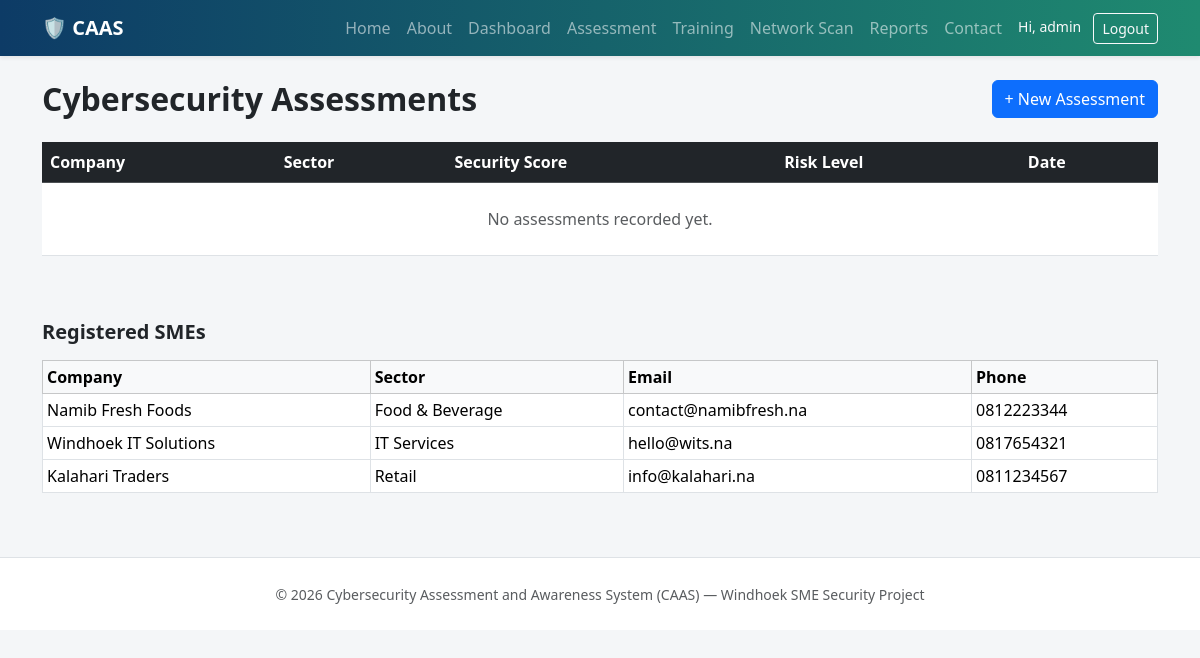
Page /assessment (signed in) on the committed database.
### tables this page shows
CREATE TABLE SMEs (
            id INTEGER PRIMARY KEY AUTOINCREMENT,
            company_name TEXT NOT NULL,
            sector TEXT,
            address TEXT,
            email TEXT,
            phone TEXT,
            assessment_date TEXT
        );

### app.py (the view)
@app.route("/assessment")
@login_required
def assessment():
    smes = models.get_all_smes()
    assessments = models.get_all_assessments()
    return render_template("assessment.html", smes=smes, assessments=assessments)

### app.py (called while the page is built)
def login_required(view):
    @wraps(view)
    def wrapped(*args, **kwargs):
        if "user_id" not in session:
            flash("Please log in to continue.", "warning")
            return redirect(url_for("login"))
        return view(*args, **kwargs)
    return wrapped

@app.context_processor
def inject_user():
    return {"current_user": session.get("username")}

### database/models.py (called while the page is built)
def get_db_connection():
    conn = sqlite3.connect(DB_PATH)
    conn.row_factory = sqlite3.Row
    conn.execute("PRAGMA foreign_keys = ON")
    return conn

def get_all_smes():
    conn = get_db_connection()
    rows = conn.execute("SELECT * FROM SMEs ORDER BY id DESC").fetchall()
    conn.close()
    return rows

def get_all_assessments():
    conn = get_db_connection()
    rows = conn.execute(
        """SELECT Assessment.*, SMEs.company_name, SMEs.sector
           FROM Assessment JOIN SMEs ON Assessment.sme_id = SMEs.id
           ORDER BY Assessment.assessment_id DESC"""
    ).fetchall()
    conn.close()
    return rows

### templates/assessment.html (shortened to what this page needs)
{% extends "layout.html" %}
{% block content %}
<div class="d-flex justify-content-between align-items-center mb-4">
    <h2 class="fw-bold mb-0">Cybersecurity Assessments</h2>
    <a href="{{ url_for('assessment_new') }}" class="btn btn-primary">+ New Assessment</a>
</div>
<div class="table-responsive">
    <table class="table table-hover align-middle bg-white">
        <thead class="table-dark">
            <tr>
                <th>Company</th>
                <th>Sector</th>
                <th>Security Score</th>
                <th>Risk Level</th>
                <th>Date</th>
            </tr>
        </thead>
        <tbody>
            {% for a in assessments %}
            <tr>
                <td>{{ a['company_name'] }}</td>
                <td>{{ a['sector'] }}</td>
                <td>{{ a['security_score'] }}%</td>
                <td>
                    <span class="badge {{ 'bg-success' if a['risk_level']=='Low' else ('bg-warning text-dark' if a['risk_level']=='Medium' else 'bg-danger') }}">
                        {{ a['risk_level'] }}
                    </span>
                </td>
                <td>{{ a['created_at'] }}</td>
            </tr>
            {% else %}
            <tr><td colspan="5" class="text-center text-muted py-4">No assessments recorded yet.</td></tr>
            {% endfor %}
        </tbody>
    </table>
</div>
<h5 class="fw-bold mt-5 mb-3">Registered SMEs</h5>
<div class="table-responsive">
    <table class="table table-sm table-bordered bg-white">
        <thead class="table-light">
            <tr><th>Company</th><th>Sector</th><th>Email</th><th>Phone</th></tr>
        </thead>
        <tbody>
            {% for s in smes %}
            <tr><td>{{ s['company_name'] }}</td><td>{{ s['sector'] }}</td><td>{{ s['email'] }}</td><td>{{ s['phone'] }}</td></tr>
            {% endfor %}
        </tbody>
    </table>
</div>
{% endblock %}

### templates/layout.html (shortened to what this page needs)
<!DOCTYPE html>
<html lang="en">
<head>
    <link href="https://cdn.jsdelivr.net/npm/bootstrap@5.3.3/dist/css/bootstrap.min.css" rel="stylesheet">
    <link rel="stylesheet" href="{{ url_for('static', filename='css/style.css') }}">
</head>
<body>
<nav class="navbar navbar-expand-lg navbar-dark shadow-sm" id="mainNav">
    <div class="container">
        <a class="navbar-brand fw-bold" href="{{ url_for('index') }}">🛡️ CAAS</a>
        <div class="collapse navbar-collapse" id="navMenu">
            <ul class="navbar-nav ms-auto align-items-lg-center">
                <li class="nav-item"><a class="nav-link" href="{{ url_for('index') }}">Home</a></li>
                <li class="nav-item"><a class="nav-link" href="{{ url_for('about') }}">About</a></li>
                {% if current_user %}
                <li class="nav-item"><a class="nav-link" href="{{ url_for('dashboard') }}">Dashboard</a></li>
                <li class="nav-item"><a class="nav-link" href="{{ url_for('assessment') }}">Assessment</a></li>
                <li class="nav-item"><a class="nav-link" href="{{ url_for('training') }}">Training</a></li>
                <li class="nav-item"><a class="nav-link" href="{{ url_for('scanner_page') }}">Network Scan</a></li>
                <li class="nav-item"><a class="nav-link" href="{{ url_for('reports_page') }}">Reports</a></li>
                {% endif %}
                <li class="nav-item"><a class="nav-link" href="{{ url_for('contact') }}">Contact</a></li>
                {% if current_user %}
                <li class="nav-item ms-lg-2">
                    <span class="navbar-text text-light small me-2">Hi, {{ current_user }}</span>
                    <a class="btn btn-sm btn-outline-light" href="{{ url_for('logout') }}">Logout</a>
                </li>
                {% else %}
                <li class="nav-item ms-lg-2"><a class="btn btn-sm btn-light" href="{{ url_for('login') }}">Login</a></li>
                {% endif %}
            </ul>
        </div>
    </div>
</nav>
<div class="container mt-4">
    {% block content %}{% endblock %}
</div>
<footer class="mt-5 py-4 text-center text-muted border-top">
    <small>&copy; 2026 Cybersecurity Assessment and Awareness System (CAAS) &mdash; Windhoek SME Security Project</small>
</footer>
</body>
</html>

### static/css/style.css (style rules this page uses)
:root { --caas-primary: #0d3b66; --caas-accent: #1f8a70; --caas-bg: #f4f6f8; }
body { background-color: var(--caas-bg); font-family: "Segoe UI", Roboto, Arial, sans-serif; }
#mainNav { background: linear-gradient(90deg, var(--caas-primary), var(--caas-accent)); }
footer { background: #fff; }

### rows in the picture
SMEs: company_name "Namib Fresh Foods", sector "Food & Beverage", email "contact@namibfresh.na", phone "0812223344"
SMEs: company_name "Windhoek IT Solutions", sector "IT Services", email "hello@wits.na", phone "0817654321"
SMEs: company_name "Kalahari Traders", sector "Retail", email "info@kalahari.na", phone "0811234567"

### other values in the picture
{{ current_user }} "admin"
